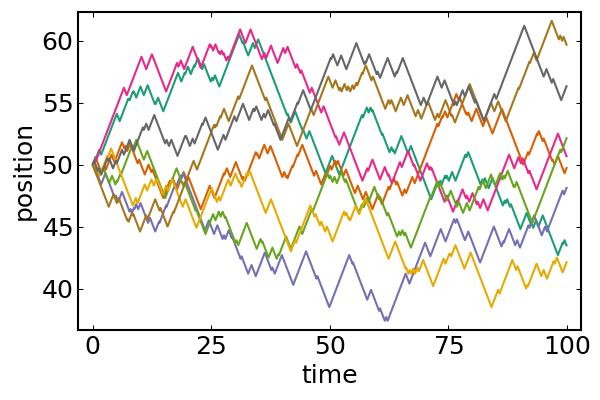

This chart was generated by the following Julia code:
using BacteriaBasedModels
using Plots

default(
    thickness_scaling = 1.5,
    guidefontsize = 12,
    tickfontsize = 12,
    legendfontsize = 8,
    grid = false,
    framestyle = :box,
    minorticks = true,
    tick_direction = :in,
    color_palette = :Dark2,
    margin = 3.0Plots.mm
)

dt = 0.1
L = 100.0
nmicrobes = 8
microbes = [Microbe{1}(id=i, pos=(L/2,)) for i in 1:nmicrobes]

model = initialise_model(;
    microbes = microbes,
    timestep = dt,
    extent = L, periodic = false,
    random_positions = false
)

nsteps = 1000
adata = [:pos]
adf, = run!(model, microbe_step!, nsteps; adata)

x = vectorize_adf_measurement(adf, :pos) .|> first
plot(
    (0:nsteps).*dt, x',
    legend = false,
    xlab = "time",
    ylab = "position"
)
